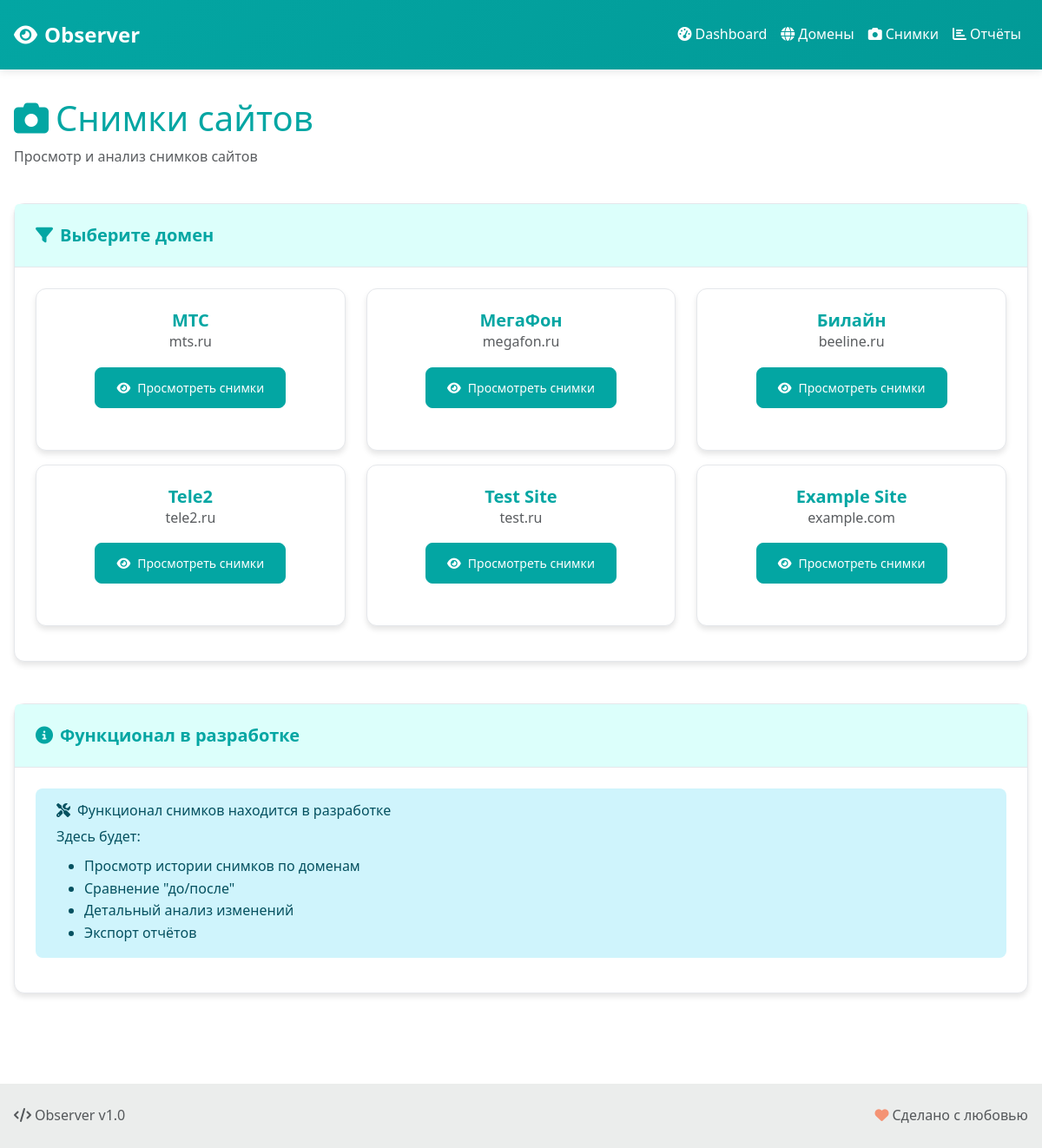
The app's page /snapshots, older data.
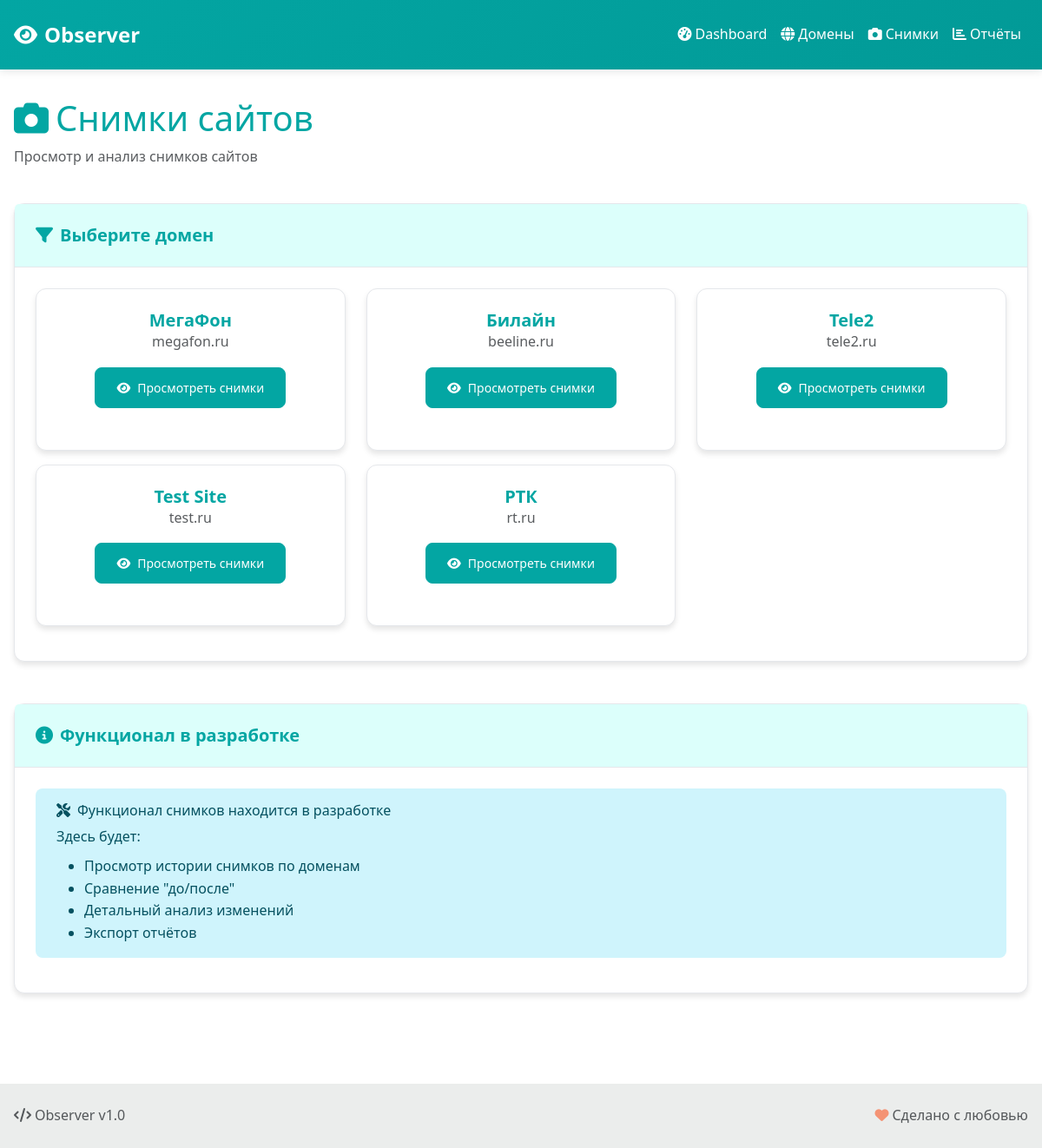
The same page, newer data.
### database/models.py (models this page shows)
class Domain(Base):
    __tablename__ = 'domains'
    id = Column(Integer, primary_key=True)
    name = Column(String(255), unique=True, nullable=False)  # например, 'mts.ru'
    display_name = Column(String(255), nullable=True)  # например, 'МТС'
    is_active = Column(Boolean, default=True)
    created_at = Column(DateTime, default=datetime.utcnow)
    updated_at = Column(DateTime, default=datetime.utcnow, onupdate=datetime.utcnow)
    snapshots = relationship("Snapshot", back_populates="domain")

### main.py (the view)
@app.get("/snapshots", response_class=HTMLResponse)
async def snapshots_page(request: Request):
    try:
        session = get_db_session()
        domains = session.query(Domain).filter(Domain.is_active == True).all()
        session.close()
        return templates.TemplateResponse("snapshots.html", {
            "request": request,
            "domains": domains
        })
    except Exception as e:
        raise HTTPException(status_code=500, detail=f"Ошибка загрузки снимков: {str(e)}")

### templates/snapshots.html (shortened to what this page needs)
{% extends "base.html" %}
{% block content %}
<div class="row mb-4">
    <div class="col">
        <h1 class="text-primary">
            <i class="fas fa-camera me-2"></i>Снимки сайтов
        </h1>
        <p class="text-muted">Просмотр и анализ снимков сайтов</p>
    </div>
</div>
<div class="row mb-4">
    <div class="col">
        <div class="card">
            <div class="card-header">
                <h5 class="card-title">
                    <i class="fas fa-filter me-2"></i>Выберите домен
                </h5>
            </div>
            <div class="card-body">
                {% if domains %}
                    <div class="row">
                        {% for domain in domains %}
                        <div class="col-md-4 mb-3">
                            <div class="card h-100">
                                <div class="card-body text-center">
                                    <h6 class="card-title">{{ domain.display_name }}</h6>
                                    <p class="text-muted">{{ domain.name }}</p>
                                    <button class="btn btn-primary btn-sm" onclick="viewSnapshots({{ domain.id }})">
                                        <i class="fas fa-eye me-2"></i>Просмотреть снимки
                                    </button>
                                </div>
                            </div>
                        </div>
                        {% endfor %}
                    </div>
                {% endif %}
            </div>
        </div>
    </div>
</div>
<div class="row">
    <div class="col">
        <div class="card">
            <div class="card-header">
                <h5 class="card-title">
                    <i class="fas fa-info-circle me-2"></i>Функционал в разработке
                </h5>
            </div>
            <div class="card-body">
                <div class="alert alert-info">
                    <h6><i class="fas fa-tools me-2"></i>Функционал снимков находится в разработке</h6>
                    <p class="mb-0">Здесь будет:</p>
                    <ul class="mb-0 mt-2">
                        <li>Просмотр истории снимков по доменам</li>
                        <li>Сравнение "до/после"</li>
                        <li>Детальный анализ изменений</li>
                        <li>Экспорт отчётов</li>
                    </ul>
                </div>
            </div>
        </div>
    </div>
</div>
{% endblock %}

Row changes from the older to the newer data that the page shows:
no longer on this page (row edited): Domain: display_name "МТС", name "mts.ru"
removed Domain: display_name "Example Site", name "example.com"
added Domain: display_name "РТК", name "rt.ru"
